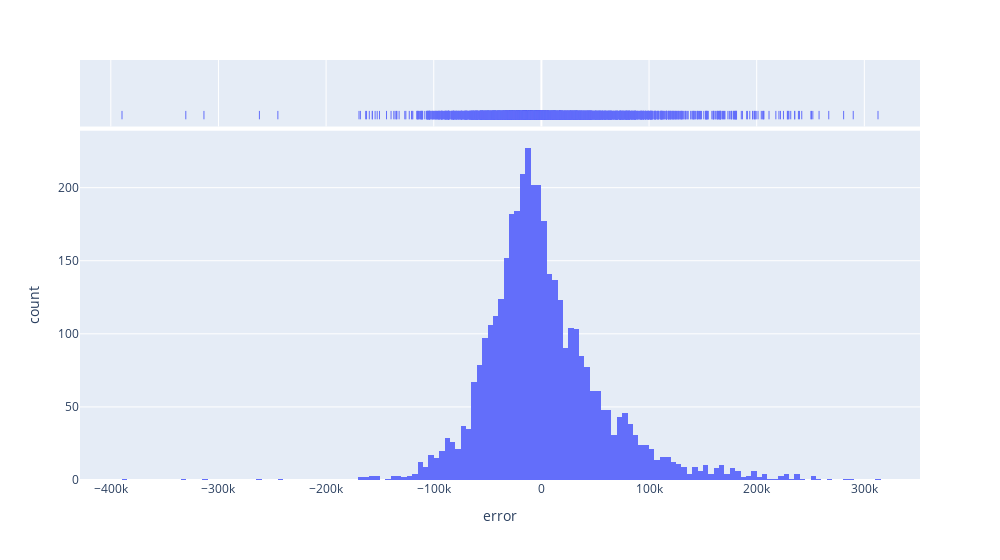

The code cell stored with this chart in its notebook:
### Code cell
px.histogram(pred, 'error', marginal='rug', width=1000)

### Figure 1 — Plotly figure (JSON) as saved in the notebook; plotly's stock layout.template omitted (floating-point values rounded to 4 significant figures; data arrays with more than 128 entries replaced by an {"elided": "..."} marker saying what was removed)
{"data": [{"alignmentgroup": "True", "bingroup": "x", "hovertemplate": "error=%{x}<br>count=%{y}<extra></extra>", "legendgroup": "", "marker": {"color": "#636efa"}, "name": "", "offsetgroup": "", "orientation": "v", "showlegend": false, "type": "histogram", "x": {"elided": "3895 float values"}, "xaxis": "x", "yaxis": "y"}, {"alignmentgroup": "True", "boxpoints": "all", "fillcolor": "rgba(255,255,255,0)", "hoveron": "points", "hovertemplate": "error=%{x}<extra></extra>", "jitter": 0, "legendgroup": "", "line": {"color": "rgba(255,255,255,0)"}, "marker": {"color": "#636efa", "symbol": "line-ns-open"}, "name": "", "offsetgroup": "", "showlegend": false, "type": "box", "x": {"elided": "3895 float values"}, "xaxis": "x2", "yaxis": "y2"}], "layout": {"barmode": "relative", "legend": {"tracegroupgap": 0}, "margin": {"t": 60}, "width": 1000, "xaxis": {"anchor": "y", "domain": [0, 1], "title": {"text": "error"}}, "xaxis2": {"anchor": "y2", "domain": [0, 1], "matches": "x", "showgrid": true, "showticklabels": false}, "yaxis": {"anchor": "x", "domain": [0, 0.8316], "title": {"text": "count"}}, "yaxis2": {"anchor": "x2", "domain": [0.8416, 1], "matches": "y2", "showgrid": false, "showline": false, "showticklabels": false, "ticks": ""}}}
